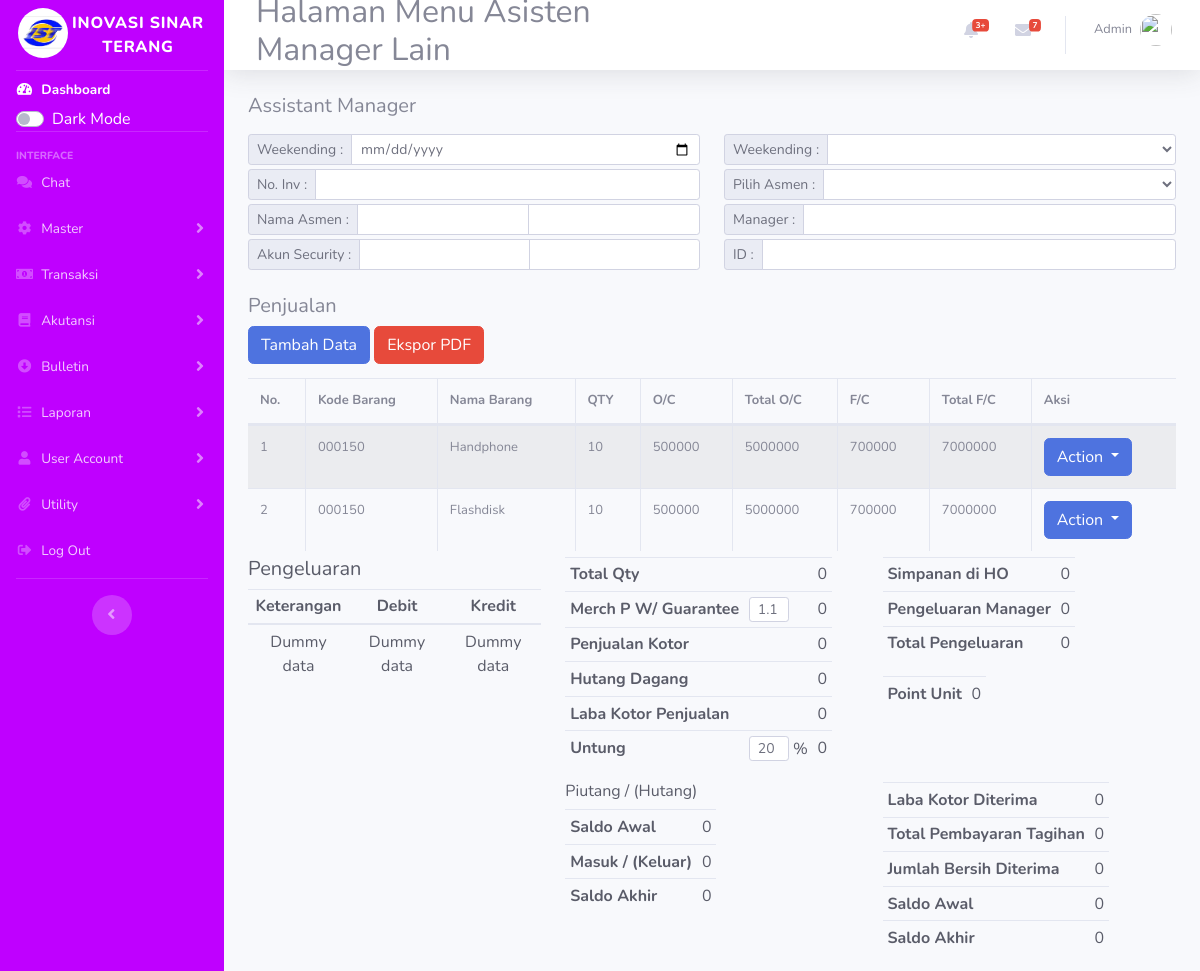
The page /index.php/asst_manager on the database its author committed.
### tables this page shows
CREATE TABLE `manager` (
  `id` int(11) NOT NULL,
  `kode_id` varchar(50) NOT NULL,
  `tgl` varchar(10) NOT NULL,
  `no_invoice` varchar(100) NOT NULL,
  `kode` varchar(50) NOT NULL,
  `nama` varchar(50) NOT NULL,
  `qty` varchar(50) NOT NULL,
  `otc` varchar(50) NOT NULL,
  `totalotc` varchar(50) NOT NULL,
  `ftc` varchar(50) NOT NULL,
  `totalftc` varchar(50) NOT NULL,
  `telah_diproses` enum('T','Y') NOT NULL
);

### application/controllers/Asst_manager.php (called while the page is built, shortened)
<?php
class Asst_Manager extends CI_Controller {
    public function __construct(){
        $this->load->model('M_manager');
        $this->load->library('form_validation');
    }
    public function index(){
        $topik['judul'] = 'Halaman Menu Asisten Manager Lain';
        $data['manager'] = $this->M_manager->tampil_data();
        $this->load->view('templates/header',$topik);
        $this->load->view('asst_manager/index',$data);
        $this->load->view('templates/footer');
    }
}

### index.php (called while the page is built, shortened)
<?php
require_once BASEPATH.'core/CodeIgniter.php';

### application/models/M_manager.php (called while the page is built, shortened)
<?php
class M_manager extends CI_Model {
    public function tampil_data() {
      return $this->db->get('manager')->result_array();
    }
}

### application/views/asst_manager/index.php (the view, shortened to what this page needs)
<div class="container-fluid">
    <h5 class="text-bold">
        Assistant Manager
    </h5>
    <div class="row mt-3 mb-2">
    <div class="col-lg-6">
        <form action="" method="post">
            <div class="input-group input-group-sm">
                <div class="input-group-prepend">
                    <label for="weekending" class="input-group-text">Weekending :</label>
                </div>
                <input type="date" name="weekending" id="weekending" class="form-control form-control-sm">
            </div>
            <div class="input-group input-group-sm mt-1">
                <div class="input-group-prepend">
                    <label for="noinv" class="input-group-text">No. Inv :</label>
                </div>
                <input type="text" name="noinv" id="noinv" class="form-control form-control-sm">
            </div>
            <div class="input-group input-group-sm mt-1">
                <div class="input-group-prepend">
                    <label for="pilmanager" class="input-group-text">Nama Asmen :</label>
                </div>
                <input type="text" name="pilmanager" id="pilmanager" class="form-control form-control-sm">
                <input type="text" name="pilmanager" id="pilmanager" class="form-control form-control-sm">
            </div>
            <div class="input-group input-group-sm mt-1">
                <div class="input-group-prepend">
                    <label for="security" class="input-group-text">Akun Security :</label>
                </div>
                <input type="text" name="security" id="security" class="form-control form-control-sm">
                <input type="text" name="security" id="security" class="form-control form-control-sm">
            </div>
        </form>
    </div>
    <div class="col-lg-6">
        <form action="" method="post">
        <div class="input-group input-group-sm mb-1">
                <div class="input-group-prepend">
                    <label for="jabatan" class="input-group-text">Weekending :</label>
                </div>
                <select name="jabatan" id="jabatan" class="form-control form-control-sm">
                    <option value=""></option>
                    <option value="">Pilih Weekending Up</option>
                </select>
            </div>
            <div class="input-group input-group-sm">
                <div class="input-group-prepend">
                    <label for="jabatan" class="input-group-text">Pilih Asmen :</label>
                </div>
                <select name="jabatan" id="jabatan" class="form-control form-control-sm">
                    <option value=""></option>
                    <option value="">Branch Manager</option>
                </select>
            </div>
                <div class="input-group input-group-sm mt-1">
                    <div class="input-group-prepend">
                        <label for="manager" class="input-group-text">Manager :</label>
                    </div>
                        <input type="text" class="form-control">
                </div>
            <div class="input-group input-group-sm mt-1">
            <div class="input-group-prepend">
                        <label for="manager" class="input-group-text">ID :</label>
                    </div>
                    <input type="text" class="form-control">
            </div>
        </form>
    </div>
</div>
    <h5 class="text-bold mt-4">Penjualan</h5>
    <a href="<?= base_url('asst_manager/tambah');?>" class="btn btn-primary mb-2">Tambah Data</a>
    <a href="<?= base_url('asst_manager/tambah');?>" class="btn btn-danger mb-2">Ekspor PDF</a>
    <div class="table-responsive">
        <table id="mytable" class="table table-striped table-bordered table-hover table-full-width dataTable" cellspacing="0" width="" style="font-size: small;">
                <thead>
                    <tr >
                        <th>No.</th>
                        <th>Kode Barang</th>
                        <th>Nama Barang</th>
                        <th>QTY</th>
                        <th>O/C</th>
                        <th>Total O/C</th>
                        <th>F/C</th>
                        <th>Total F/C</th>
                        <th>Aksi</th>
                    </tr>
                </thead>
                <tbody>
                    <?php $i=1;?>
                    <?php foreach ($manager as $man): ?>
                    <tr>
                        <td width="">
                            <?php echo $i;?>
                        </td>
                        <td>
                            <?php echo $man['kode_id'] ?>
                        </td>
                        <td width="">
                            <?php echo $man['nama'] ?>
                        </td>
                        <td>
                            <?php echo $man['qty'] ?>
                        </td>
                        <td>
                            <?php echo $man['otc'] ?>
                        </td>
                        <td>
                            <?php echo $man['totalotc'] ?>
                        </td>
                        <td class="">
                            <?php echo $man['ftc']?>
                        </td>
                        <td class="">
                            <?php echo $man['totalftc']?>
                        </td>
                        <td>
                        <div class="btn-group" >
                            <button type="button" class="btn btn-primary dropdown-toggle" data-toggle="dropdown" aria-haspopup="true" aria-expanded="false">
                                Action
                            </button>
                        </div>
                        </td>
                    </tr>
                    <?php $i++;?>
                    <?php endforeach; ?>
                </tbody>
            </table>
        </div>
    </div>
    <div class="container">
    <div class="row">
                <div class="col-lg-4">
                    <h5 class="text-dark text-bold">Pengeluaran</h5>
                    <table class="table table-responsive text-center table-sm text-dark mt-2" width="100%" cellspacing="0">
                        <thead>
                            <tr>
                                <th>Keterangan</th>
                                <th>Debit</th>
                                <th>Kredit</th>
                            </tr>
                        </thead>
                        <tbody>
                            <tr>
                                <td>Dummy data</td>
                                <td>Dummy data</td>
                                <td>Dummy data</td>
                            </tr>
                        </tbody>
                    </table>
                </div>
                <div class="col-lg-4">
                    <table class="table table-responsive table-sm text-dark" width="100%" cellspacing="0">
                        <tbody>
                            <tr>
                                <th colspan="2">Total Qty</th>
                                <td>0</td>
                            </tr>
                            <tr>
                                <th>Merch P W/ Guarantee
                                </th>
                                <td>
                                    <input type="text" name="merchpw" id="merchpw" class="form-control form-control-sm" value="1.1" style="height: 25px; width: 40px;">
                                </td>
                                <td>0</td>
                            </tr>
                            <tr>
                                <th colspan="2">Penjualan Kotor</th>
                                <td>0</td>
                            </tr>
                            <tr>
                                <th colspan="2">Hutang Dagang</th>
                                <td>0</td>
                            </tr>
                            <tr>
                                <th colspan="2">Laba Kotor Penjualan</th>
                                <td>0</td>
                            </tr>
                            <tr>
                                <th>Untung</th>
                                <td>
                                    <div class="form-inline">
                                        <input type="text" name="untung" id="untung" class="form-control form-control-sm" value="20" style="height: 25px; width: 40px;">&nbsp;
                                        <span>%</span>
                                    </div>
                                </td>
                                <td>0</td>
                            </tr>
                        </tbody>
                    </table>
                </div>
                <div class="col-lg-4">
                    <table class="table table-responsive table-sm text-dark" width="100%" cellspacing="0">
                        <tbody>
                            <tr>
                                <th>Simpanan di HO</th>
                                <td class="text-right">0</td>
                            </tr>
                            <tr>
                                <th>Pengeluaran Manager</th>
                                <td class="text-right">0</td>
                            </tr>
                            <tr>
                                <th>Total Pengeluaran</th>
                                <td class="text-right">0</td>
                            </tr>
                        </tbody>
                    </table>
                    <table class="table table-responsive table-sm text-dark" width="100%" cellspacing="0">
                        <tbody>
                            <tr>
                                <th>Point Unit</th>
                                <td class="text-right">0</td>
                            </tr>
                        </tbody>
                    </table>
                </div>
                <div class="col-lg-4 offset-lg-4">
                    <h6 class="text-dark text-bold">Piutang / (Hutang)</h6>
                    <table class="table table-responsive table-sm text-dark" width="100%" cellspacing="0">
                        <tbody>
                            <tr>
                                <th>Saldo Awal</th>
                                <td>0</td>
                            </tr>
                            <tr>
                                <th>Masuk / (Keluar)</th>
                                <td>0</td>
                            </tr>
                            <tr>
                                <th>Saldo Akhir</th>
                                <td>0</td>
                            </tr>
                        </tbody>
                </table>
            </div>
            <div class="col-lg-4">
                <table class="table table-responsive table-sm text-dark" width="100%" cellspacing="0">
                    <tbody>
                        <tr>
                            <th>Laba Kotor Diterima</th>
                            <td class="text-right">0</td>
                        </tr>
                        <tr>
                            <th>Total Pembayaran Tagihan</th>
                            <td class="text-right">0</td>
                        </tr>
                        <tr>
                            <th>Jumlah Bersih Diterima</th>
                            <td class="text-right">0</td>
                        </tr>
                        <tr>
                            <th>Saldo Awal</th>
                            <td class="text-right">0</td>
                        </tr>
                        <tr>
                            <th>Saldo Akhir</th>
                            <td class="text-right">0</td>
                        </tr>
                    </tbody>
                </table>
            </div>
        </div>

### rows shown on the page
manager: kode "000150", nama "Handphone", qty "10", otc "500000", totalotc "5000000", ftc "700000", totalftc "7000000"
manager: kode "000150", nama "Flashdisk", qty "10", otc "500000", totalotc "5000000", ftc "700000", totalftc "7000000"
